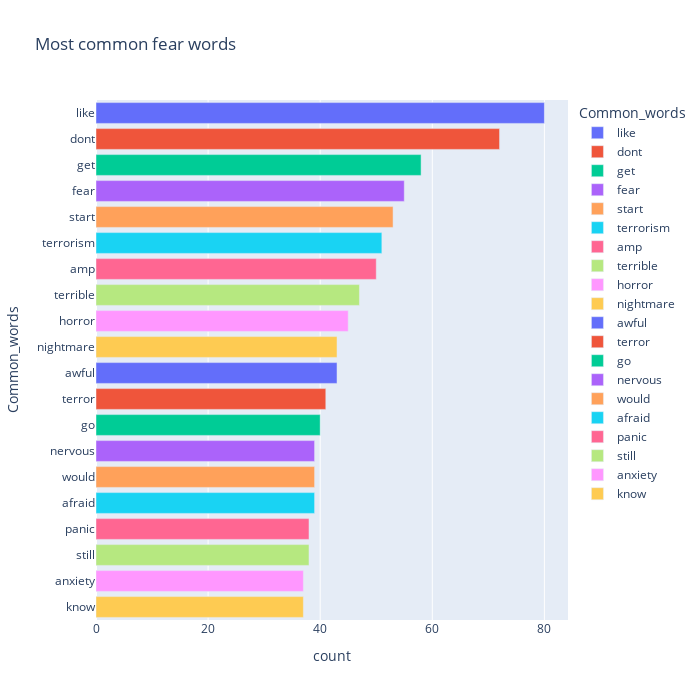
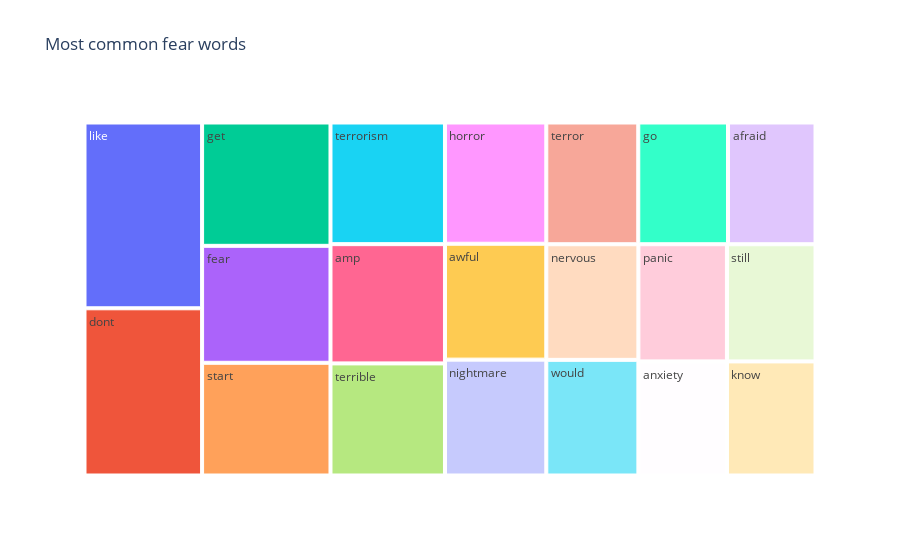

Notebook code for these charts, in order:
### Code cell
fear_count = count_common_words(fear_sent)
visualize_common_words(fear_count, "Most common fear words")

### Figure 1 — Plotly figure (JSON) as saved in the notebook; plotly's stock layout.template omitted (floating-point values rounded to 4 significant figures)
{"data": [{"alignmentgroup": "True", "hovertemplate": "Common_words=%{y}<br>count=%{x}<extra></extra>", "legendgroup": "like", "marker": {"color": "#636efa"}, "name": "like", "offsetgroup": "like", "orientation": "h", "showlegend": true, "textposition": "auto", "type": "bar", "x": [80], "xaxis": "x", "y": ["like"], "yaxis": "y"}, {"alignmentgroup": "True", "hovertemplate": "Common_words=%{y}<br>count=%{x}<extra></extra>", "legendgroup": "dont", "marker": {"color": "#EF553B"}, "name": "dont", "offsetgroup": "dont", "orientation": "h", "showlegend": true, "textposition": "auto", "type": "bar", "x": [72], "xaxis": "x", "y": ["dont"], "yaxis": "y"}, {"alignmentgroup": "True", "hovertemplate": "Common_words=%{y}<br>count=%{x}<extra></extra>", "legendgroup": "get", "marker": {"color": "#00cc96"}, "name": "get", "offsetgroup": "get", "orientation": "h", "showlegend": true, "textposition": "auto", "type": "bar", "x": [58], "xaxis": "x", "y": ["get"], "yaxis": "y"}, {"alignmentgroup": "True", "hovertemplate": "Common_words=%{y}<br>count=%{x}<extra></extra>", "legendgroup": "fear", "marker": {"color": "#ab63fa"}, "name": "fear", "offsetgroup": "fear", "orientation": "h", "showlegend": true, "textposition": "auto", "type": "bar", "x": [55], "xaxis": "x", "y": ["fear"], "yaxis": "y"}, {"alignmentgroup": "True", "hovertemplate": "Common_words=%{y}<br>count=%{x}<extra></extra>", "legendgroup": "start", "marker": {"color": "#FFA15A"}, "name": "start", "offsetgroup": "start", "orientation": "h", "showlegend": true, "textposition": "auto", "type": "bar", "x": [53], "xaxis": "x", "y": ["start"], "yaxis": "y"}, {"alignmentgroup": "True", "hovertemplate": "Common_words=%{y}<br>count=%{x}<extra></extra>", "legendgroup": "terrorism", "marker": {"color": "#19d3f3"}, "name": "terrorism", "offsetgroup": "terrorism", "orientation": "h", "showlegend": true, "textposition": "auto", "type": "bar", "x": [51], "xaxis": "x", "y": ["terrorism"], "yaxis": "y"}, {"alignmentgroup": "True", "hovertemplate": "Common_words=%{y}<br>count=%{x}<extra></extra>", "legendgroup": "amp", "marker": {"color": "#FF6692"}, "name": "amp", "offsetgroup": "amp", "orientation": "h", "showlegend": true, "textposition": "auto", "type": "bar", "x": [50], "xaxis": "x", "y": ["amp"], "yaxis": "y"}, {"alignmentgroup": "True", "hovertemplate": "Common_words=%{y}<br>count=%{x}<extra></extra>", "legendgroup": "terrible", "marker": {"color": "#B6E880"}, "name": "terrible", "offsetgroup": "terrible", "orientation": "h", "showlegend": true, "textposition": "auto", "type": "bar", "x": [47], "xaxis": "x", "y": ["terrible"], "yaxis": "y"}, {"alignmentgroup": "True", "hovertemplate": "Common_words=%{y}<br>count=%{x}<extra></extra>", "legendgroup": "horror", "marker": {"color": "#FF97FF"}, "name": "horror", "offsetgroup": "horror", "orientation": "h", "showlegend": true, "textposition": "auto", "type": "bar", "x": [45], "xaxis": "x", "y": ["horror"], "yaxis": "y"}, {"alignmentgroup": "True", "hovertemplate": "Common_words=%{y}<br>count=%{x}<extra></extra>", "legendgroup": "nightmare", "marker": {"color": "#FECB52"}, "name": "nightmare", "offsetgroup": "nightmare", "orientation": "h", "showlegend": true, "textposition": "auto", "type": "bar", "x": [43], "xaxis": "x", "y": ["nightmare"], "yaxis": "y"}, {"alignmentgroup": "True", "hovertemplate": "Common_words=%{y}<br>count=%{x}<extra></extra>", "legendgroup": "awful", "marker": {"color": "#636efa"}, "name": "awful", "offsetgroup": "awful", "orientation": "h", "showlegend": true, "textposition": "auto", "type": "bar", "x": [43], "xaxis": "x", "y": ["awful"], "yaxis": "y"}, {"alignmentgroup": "True", "hovertemplate": "Common_words=%{y}<br>count=%{x}<extra></extra>", "legendgroup": "terror", "marker": {"color": "#EF553B"}, "name": "terror", "offsetgroup": "terror", "orientation": "h", "showlegend": true, "textposition": "auto", "type": "bar", "x": [41], "xaxis": "x", "y": ["terror"], "yaxis": "y"}, {"alignmentgroup": "True", "hovertemplate": "Common_words=%{y}<br>count=%{x}<extra></extra>", "legendgroup": "go", "marker": {"color": "#00cc96"}, "name": "go", "offsetgroup": "go", "orientation": "h", "showlegend": true, "textposition": "auto", "type": "bar", "x": [40], "xaxis": "x", "y": ["go"], "yaxis": "y"}, {"alignmentgroup": "True", "hovertemplate": "Common_words=%{y}<br>count=%{x}<extra></extra>", "legendgroup": "nervous", "marker": {"color": "#ab63fa"}, "name": "nervous", "offsetgroup": "nervous", "orientation": "h", "showlegend": true, "textposition": "auto", "type": "bar", "x": [39], "xaxis": "x", "y": ["nervous"], "yaxis": "y"}, {"alignmentgroup": "True", "hovertemplate": "Common_words=%{y}<br>count=%{x}<extra></extra>", "legendgroup": "would", "marker": {"color": "#FFA15A"}, "name": "would", "offsetgroup": "would", "orientation": "h", "showlegend": true, "textposition": "auto", "type": "bar", "x": [39], "xaxis": "x", "y": ["would"], "yaxis": "y"}, {"alignmentgroup": "True", "hovertemplate": "Common_words=%{y}<br>count=%{x}<extra></extra>", "legendgroup": "afraid", "marker": {"color": "#19d3f3"}, "name": "afraid", "offsetgroup": "afraid", "orientation": "h", "showlegend": true, "textposition": "auto", "type": "bar", "x": [39], "xaxis": "x", "y": ["afraid"], "yaxis": "y"}, {"alignmentgroup": "True", "hovertemplate": "Common_words=%{y}<br>count=%{x}<extra></extra>", "legendgroup": "panic", "marker": {"color": "#FF6692"}, "name": "panic", "offsetgroup": "panic", "orientation": "h", "showlegend": true, "textposition": "auto", "type": "bar", "x": [38], "xaxis": "x", "y": ["panic"], "yaxis": "y"}, {"alignmentgroup": "True", "hovertemplate": "Common_words=%{y}<br>count=%{x}<extra></extra>", "legendgroup": "still", "marker": {"color": "#B6E880"}, "name": "still", "offsetgroup": "still", "orientation": "h", "showlegend": true, "textposition": "auto", "type": "bar", "x": [38], "xaxis": "x", "y": ["still"], "yaxis": "y"}, {"alignmentgroup": "True", "hovertemplate": "Common_words=%{y}<br>count=%{x}<extra></extra>", "legendgroup": "anxiety", "marker": {"color": "#FF97FF"}, "name": "anxiety", "offsetgroup": "anxiety", "orientation": "h", "showlegend": true, "textposition": "auto", "type": "bar", "x": [37], "xaxis": "x", "y": ["anxiety"], "yaxis": "y"}, {"alignmentgroup": "True", "hovertemplate": "Common_words=%{y}<br>count=%{x}<extra></extra>", "legendgroup": "know", "marker": {"color": "#FECB52"}, "name": "know", "offsetgroup": "know", "orientation": "h", "showlegend": true, "textposition": "auto", "type": "bar", "x": [37], "xaxis": "x", "y": ["know"], "yaxis": "y"}], "layout": {"barmode": "relative", "height": 700, "legend": {"title": {"text": "Common_words"}, "tracegroupgap": 0}, "title": {"text": "Most common fear words"}, "width": 700, "xaxis": {"anchor": "y", "domain": [0, 1], "title": {"text": "count"}}, "yaxis": {"anchor": "x", "categoryarray": ["know", "anxiety", "still", "panic", "afraid", "would", "nervous", "go", "terror", "awful", "nightmare", "horror", "terrible", "amp", "terrorism", "start", "fear", "get", "dont", "like"], "categoryorder": "array", "domain": [0, 1], "title": {"text": "Common_words"}}}}

### Figure 2 — Plotly figure (JSON) as saved in the notebook; plotly's stock layout.template omitted (floating-point values rounded to 4 significant figures)
{"data": [{"branchvalues": "total", "domain": {"x": [0, 1], "y": [0, 1]}, "hovertemplate": "labels=%{label}<br>count=%{value}<br>parent=%{parent}<br>id=%{id}<extra></extra>", "ids": ["afraid", "amp", "anxiety", "awful", "dont", "fear", "get", "go", "horror", "know", "like", "nervous", "nightmare", "panic", "start", "still", "terrible", "terror", "terrorism", "would"], "labels": ["afraid", "amp", "anxiety", "awful", "dont", "fear", "get", "go", "horror", "know", "like", "nervous", "nightmare", "panic", "start", "still", "terrible", "terror", "terrorism", "would"], "name": "", "parents": ["", "", "", "", "", "", "", "", "", "", "", "", "", "", "", "", "", "", "", ""], "type": "treemap", "values": [39, 50, 37, 43, 72, 55, 58, 40, 45, 37, 80, 39, 43, 38, 53, 38, 47, 41, 51, 39]}], "layout": {"legend": {"tracegroupgap": 0}, "title": {"text": "Most common fear words"}}}
